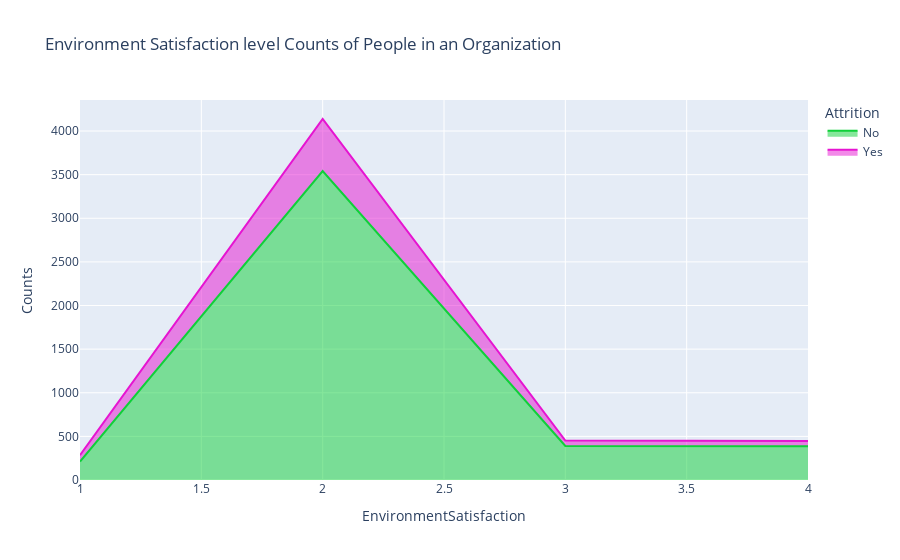

The notebook cell this image was saved under:
### Markdown cell above
##### How does the environment satisfaction impact attrition?

### Code cell
sats_att=combined_dataset.groupby(['EnvironmentSatisfaction','Attrition']).apply(lambda x:x['DailyRate'].count()).reset_index(name='Counts')
px.area(
  sats_att,
  x='EnvironmentSatisfaction',
  y='Counts',
  color='Attrition',
  color_discrete_map={
        'Yes': "#E614D1",  
        'No': "#0FD039" 
  }, 
  title='Environment Satisfaction level Counts of People in an Organization')

### Figure 1 — Plotly figure (JSON) as saved in the notebook; plotly's stock layout.template omitted (floating-point values rounded to 4 significant figures)
{"data": [{"fillpattern": {"shape": ""}, "hovertemplate": "Attrition=No<br>EnvironmentSatisfaction=%{x}<br>Counts=%{y}<extra></extra>", "legendgroup": "No", "line": {"color": "#0FD039"}, "marker": {"symbol": "circle"}, "mode": "lines", "name": "No", "orientation": "v", "showlegend": true, "stackgroup": "1", "type": "scatter", "x": [1.0, 2.0, 3.0, 4.0], "xaxis": "x", "y": [212, 3542, 391, 386], "yaxis": "y"}, {"fillpattern": {"shape": ""}, "hovertemplate": "Attrition=Yes<br>EnvironmentSatisfaction=%{x}<br>Counts=%{y}<extra></extra>", "legendgroup": "Yes", "line": {"color": "#E614D1"}, "marker": {"symbol": "circle"}, "mode": "lines", "name": "Yes", "orientation": "v", "showlegend": true, "stackgroup": "1", "type": "scatter", "x": [1.0, 2.0, 3.0, 4.0], "xaxis": "x", "y": [72, 596, 62, 60], "yaxis": "y"}], "layout": {"legend": {"title": {"text": "Attrition"}, "tracegroupgap": 0}, "title": {"text": "Environment Satisfaction level Counts of People in an Organization"}, "xaxis": {"anchor": "y", "domain": [0, 1], "title": {"text": "EnvironmentSatisfaction"}}, "yaxis": {"anchor": "x", "domain": [0, 1], "title": {"text": "Counts"}}}}
